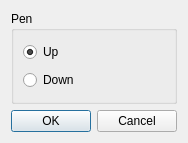
<?xml version="1.0" encoding="UTF-8"?>
<ui version="4.0">
 <class>DialogPenEdit</class>
 <widget class="QDialog" name="DialogPenEdit">
  <property name="geometry">
   <rect>
    <x>0</x>
    <y>0</y>
    <width>178</width>
    <height>143</height>
   </rect>
  </property>
  <property name="windowTitle">
   <string>Dialog</string>
  </property>
  <layout class="QVBoxLayout" name="verticalLayout_2">
   <item>
    <widget class="QGroupBox" name="gBox_Pen">
     <property name="title">
      <string>Pen</string>
     </property>
     <layout class="QVBoxLayout" name="verticalLayout">
      <item>
       <layout class="QHBoxLayout" name="horizontalLayout">
        <item>
         <widget class="QRadioButton" name="rButton_PenUp">
          <property name="text">
           <string>Up</string>
          </property>
          <property name="checked">
           <bool>true</bool>
          </property>
         </widget>
        </item>
        <item>
         <spacer name="horizontalSpacer">
          <property name="orientation">
           <enum>Qt::Horizontal</enum>
          </property>
          <property name="sizeHint" stdset="0">
           <size>
            <width>40</width>
            <height>20</height>
           </size>
          </property>
         </spacer>
        </item>
       </layout>
      </item>
      <item>
       <layout class="QHBoxLayout" name="horizontalLayout_2">
        <item>
         <widget class="QRadioButton" name="rButton_PenDown">
          <property name="text">
           <string>Down</string>
          </property>
         </widget>
        </item>
        <item>
         <spacer name="horizontalSpacer_2">
          <property name="orientation">
           <enum>Qt::Horizontal</enum>
          </property>
          <property name="sizeHint" stdset="0">
           <size>
            <width>40</width>
            <height>20</height>
           </size>
          </property>
         </spacer>
        </item>
       </layout>
      </item>
     </layout>
    </widget>
   </item>
   <item>
    <widget class="QDialogButtonBox" name="buttonBox">
     <property name="orientation">
      <enum>Qt::Horizontal</enum>
     </property>
     <property name="standardButtons">
      <set>QDialogButtonBox::Cancel|QDialogButtonBox::Ok</set>
     </property>
    </widget>
   </item>
  </layout>
 </widget>
 <resources/>
 <connections>
  <connection>
   <sender>buttonBox</sender>
   <signal>accepted()</signal>
   <receiver>DialogPenEdit</receiver>
   <slot>accept()</slot>
   <hints>
    <hint type="sourcelabel">
     <x>168</x>
     <y>133</y>
    </hint>
    <hint type="destinationlabel">
     <x>157</x>
     <y>274</y>
    </hint>
   </hints>
  </connection>
  <connection>
   <sender>buttonBox</sender>
   <signal>rejected()</signal>
   <receiver>DialogPenEdit</receiver>
   <slot>reject()</slot>
   <hints>
    <hint type="sourcelabel">
     <x>168</x>
     <y>133</y>
    </hint>
    <hint type="destinationlabel">
     <x>286</x>
     <y>274</y>
    </hint>
   </hints>
  </connection>
  <connection>
   <sender>rButton_PenUp</sender>
   <signal>clicked(bool)</signal>
   <receiver>DialogPenEdit</receiver>
   <slot>penUpChecked(bool)</slot>
   <hints>
    <hint type="sourcelabel">
     <x>46</x>
     <y>46</y>
    </hint>
    <hint type="destinationlabel">
     <x>141</x>
     <y>7</y>
    </hint>
   </hints>
  </connection>
  <connection>
   <sender>rButton_PenDown</sender>
   <signal>clicked(bool)</signal>
   <receiver>DialogPenEdit</receiver>
   <slot>penDownChecked(bool)</slot>
   <hints>
    <hint type="sourcelabel">
     <x>33</x>
     <y>81</y>
    </hint>
    <hint type="destinationlabel">
     <x>16</x>
     <y>7</y>
    </hint>
   </hints>
  </connection>
 </connections>
 <slots>
  <slot>penUpChecked(bool)</slot>
  <slot>penDownChecked(bool)</slot>
 </slots>
</ui>
